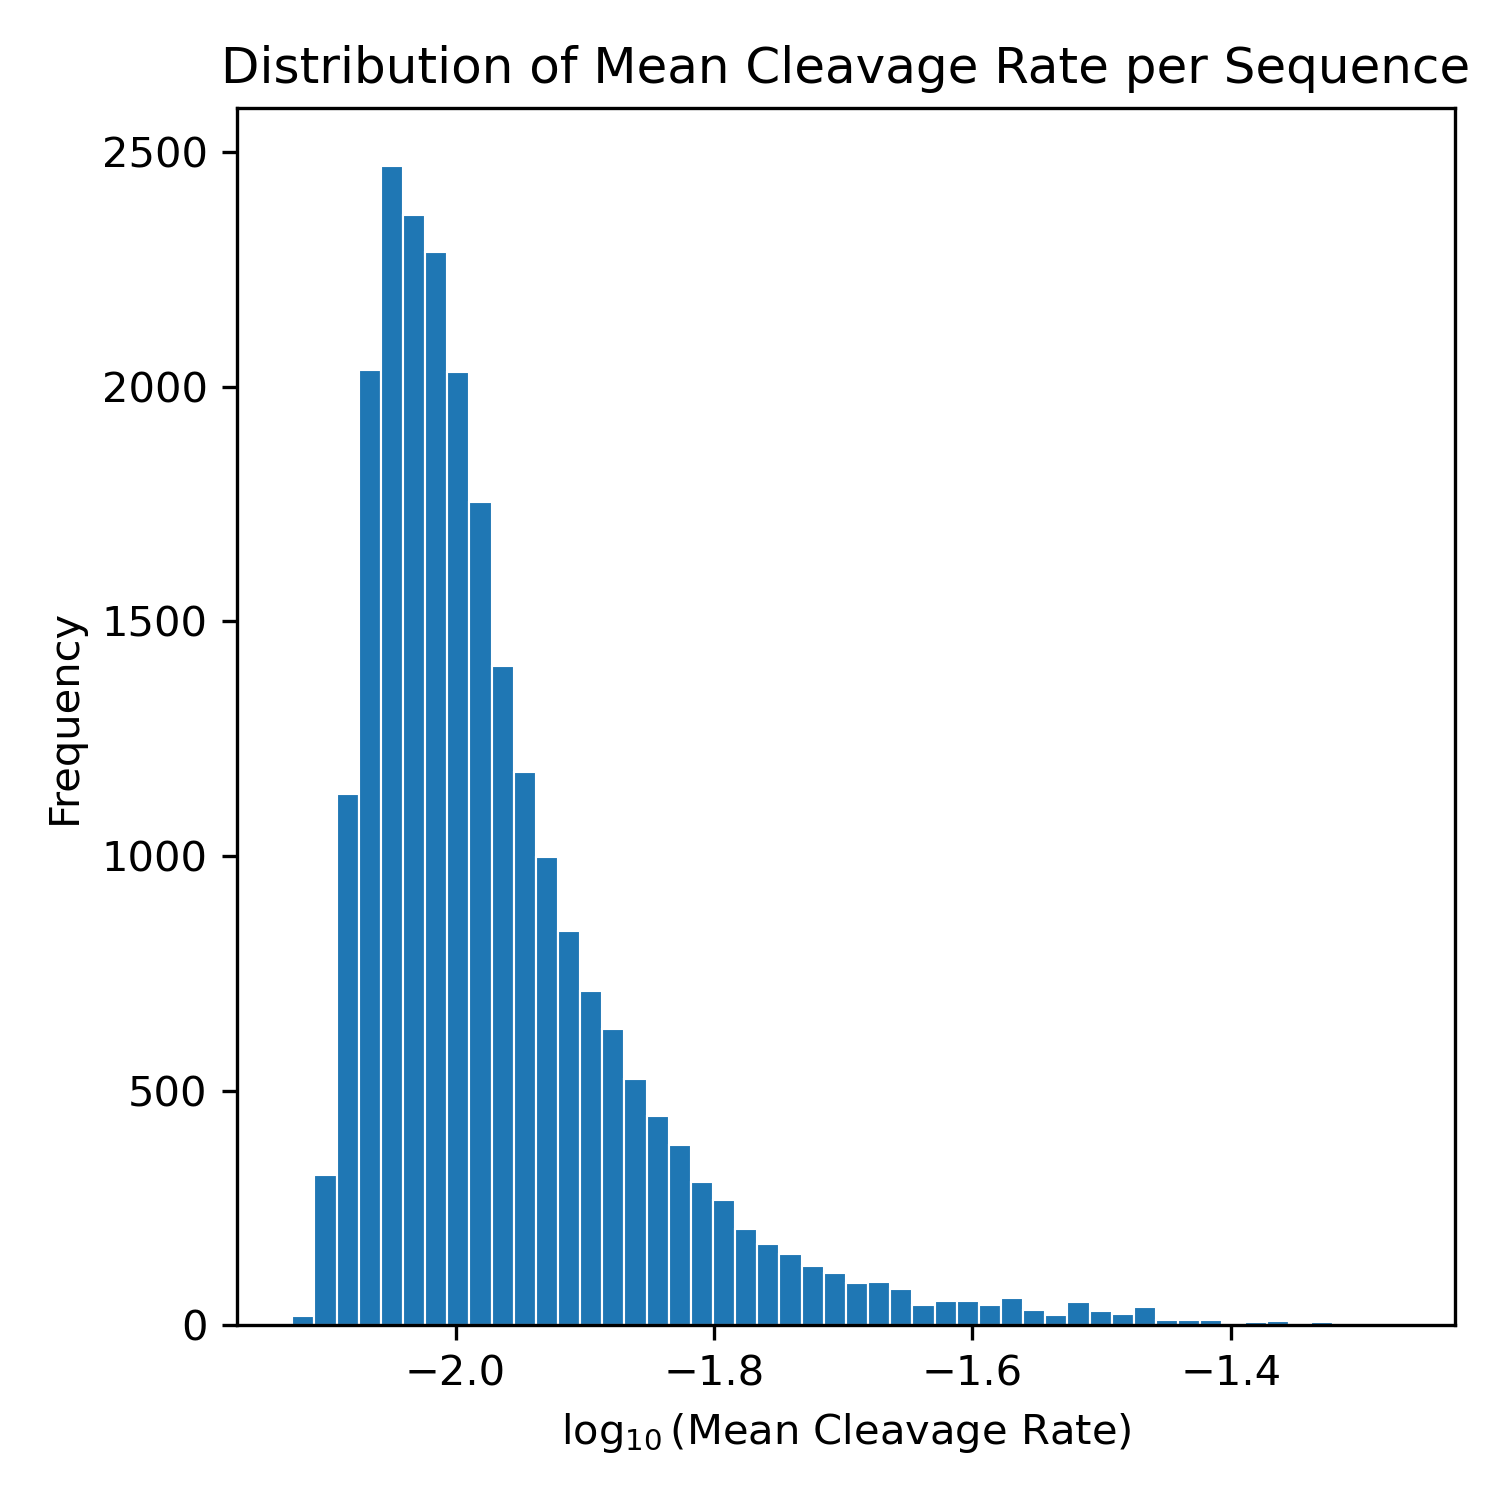

Python code for this plot:
import sys
import matplotlib.pyplot as plt
import seaborn as sns
import pandas as pd
import numpy as np

dataset_csv = sys.argv[1]
num_bins = int(sys.argv[2])
output_plot = sys.argv[3]

dataset = pd.read_csv(dataset_csv)

plt.figure(figsize=(5, 5), dpi=300)
sns.histplot(np.log10(dataset["MeanEnd"]), bins=num_bins, alpha=1.0, edgecolor="white")
plt.xlabel("$\\log_{10}$(Mean Cleavage Rate)")
plt.ylabel("Frequency")
plt.title("Distribution of Mean Cleavage Rate per Sequence")
plt.tight_layout()
plt.savefig(output_plot)
